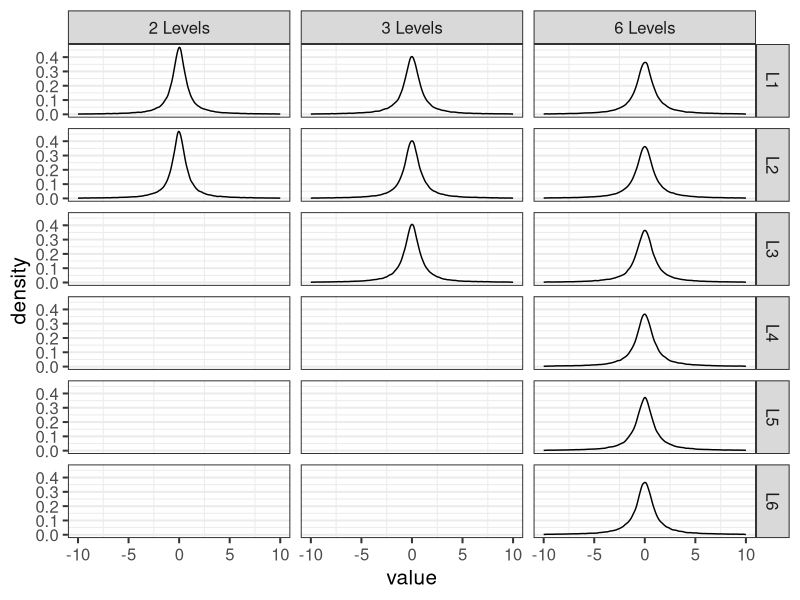
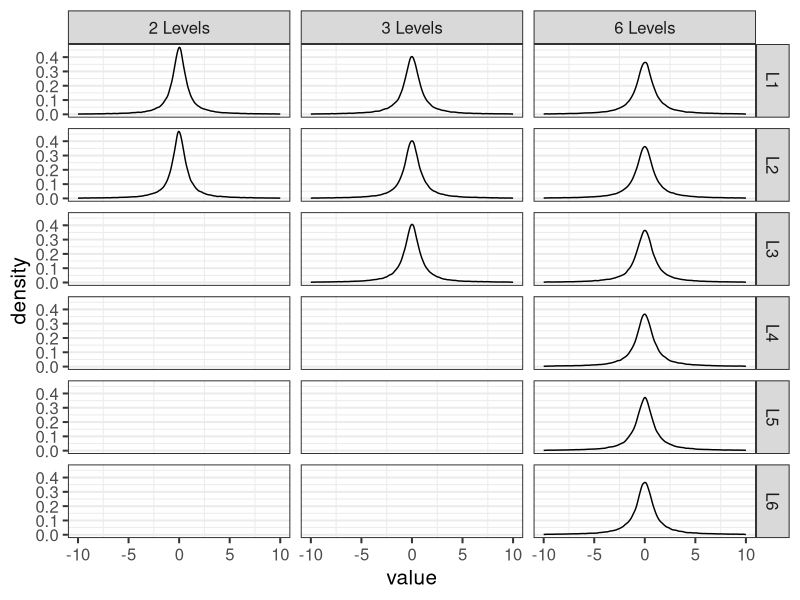

The R source for these figures, in order:

library("mvtnorm")
library("tidyverse")
theme_set(theme_bw(base_size = 15) +
            theme(legend.position="bottom",
                  panel.grid.major.x = element_blank()))

NSAMPLES <- 1e5

### functions ###

contr.bayes <- function(n, contrasts = TRUE) {
  if (length(n) <= 1L) {
    if (is.numeric(n) && length(n) == 1L && n > 1L)
      TRUE
    else stop("not enough degrees of freedom to define contrasts")
  } else n <- length(n)
  cont <- diag(n)
  if (contrasts) {
    a <- n
    I_a <- diag(a)
    J_a <- matrix(1, nrow = a, ncol = a)
    Sigma_a <- I_a - J_a/a
    cont <- eigen(Sigma_a)$vectors[,seq_len(a-1), drop = FALSE]
  }
  cont
}

rand_b_anova <- function(levels, n, hfixed = 1) {
  amin1 <- levels - 1
  g <- 1/rgamma(n, 1/2, hfixed^2/2)
  alphamin1 <- lapply(
    X = seq_along(g),
    FUN = function(x) rmvnorm(1, sigma = g[x]*diag(amin1))
  )
  do.call("rbind", alphamin1)
}

transform_b_to_levels <- function(bmat) {
  nlevels <- ncol(bmat) + 1
  mmat <- contr.bayes(nlevels)
  mat_out <- matrix(NA_real_, nrow = nrow(bmat), ncol = nlevels)
  for (i in seq_len(nlevels)) {
    mat_out[,i] <- bmat %*% t(mmat[i, , drop = FALSE])
  }
  colnames(mat_out) <- paste0("L", seq_len(nlevels))
  as_tibble(mat_out)
}

### main code

ef_2levels <- transform_b_to_levels(rand_b_anova(2, NSAMPLES)) %>%
  mutate(levels = "2 Levels") %>%
   pivot_longer(cols = -levels)
ef_3levels <- transform_b_to_levels(rand_b_anova(3, NSAMPLES)) %>%
  mutate(levels = "3 Levels") %>%
   pivot_longer(cols = -levels)
ef_6levels <- transform_b_to_levels(rand_b_anova(6, NSAMPLES)) %>%
  mutate(levels = "6 Levels") %>%
   pivot_longer(cols = -levels)

xlim <- c(-10, 10) ## to focus on area where it matters
bind_rows(ef_2levels, ef_3levels, ef_6levels) %>%
  ggplot(aes(value)) +
  geom_density() +
  facet_grid(rows = vars(name), cols = vars(levels)) +
  xlim(xlim)
ggsave("prior_pred.pdf", width = 10, height = 12)
